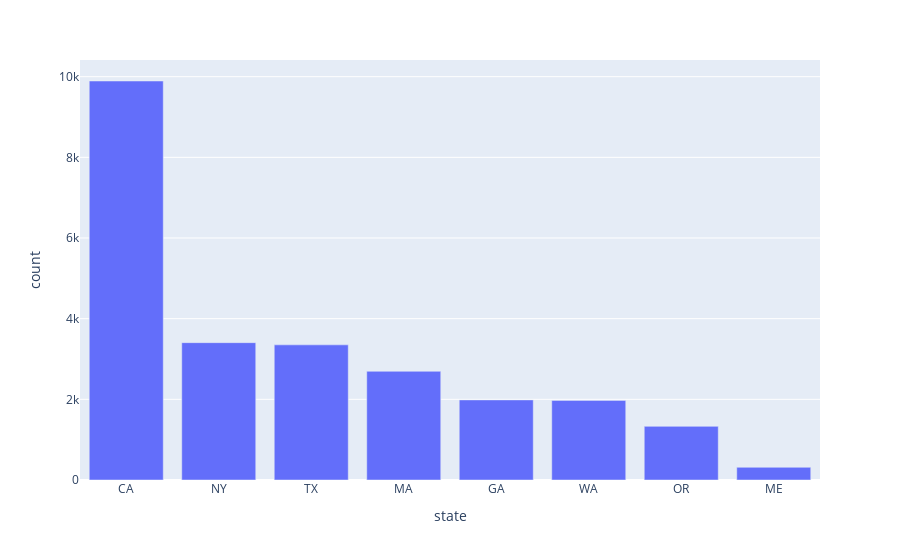

Write notebook code for a chart like this one.
### Code cell
px.bar(state_count,x='state',y='count')

### Figure 1 — Plotly figure (JSON) as saved in the notebook; plotly's stock layout.template omitted (floating-point values rounded to 4 significant figures)
{"data": [{"hovertemplate": "state=%{x}<br>count=%{y}<extra></extra>", "legendgroup": "", "marker": {"color": "#636efa", "pattern": {"shape": ""}}, "name": "", "orientation": "v", "showlegend": false, "textposition": "auto", "type": "bar", "x": ["CA", "NY", "TX", "MA", "GA", "WA", "OR", "ME"], "xaxis": "x", "y": [9893, 3405, 3351, 2695, 1986, 1974, 1330, 315], "yaxis": "y"}], "layout": {"barmode": "relative", "legend": {"tracegroupgap": 0}, "margin": {"t": 60}, "xaxis": {"anchor": "y", "domain": [0, 1], "title": {"text": "state"}}, "yaxis": {"anchor": "x", "domain": [0, 1], "title": {"text": "count"}}}}
